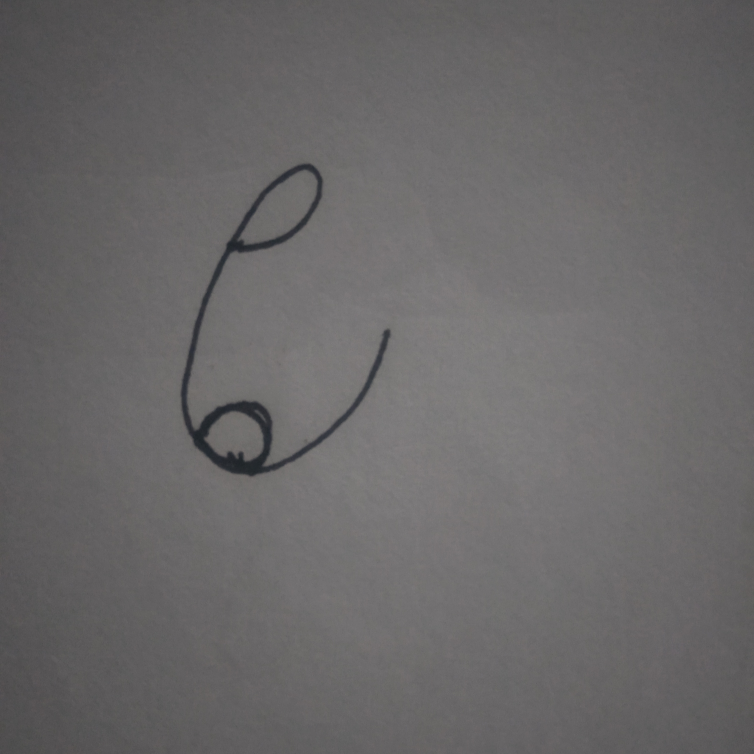
#> input picture test data/IMG_20221222_061733.jpg, 3016 x 3016 px, given as the content of the folder test data/IMG_20221222_061733.jpg/, which was not available (shown at 1/4 size)
$ python TrainAndTest.py
#> lines starting #> are read from the running program, lines starting #| are printed output that depends on the picture; after the words box and inside, x2 and y2 are one past the last pixel; in counts of white or black regions, pixels touching at a corner belong together; pictures that were not available may be replaced by others from this repository, and a replacement may not be noted
#> (reads labels_ref.txt from the repository)
### LoadImagesLabels.py
# main purpose is to preprocess both train and test images
# to be ready to be fed to the knn model
# functions include loading the data from the passed source path
# as well as create txt files for the float training images and labels

import cv2
import imutils
import numpy as np
import os
# from PIL import Image


class ImgPreprocessing:

    flattened_images = []
    labels_ref = []
    labels_id = []
    final_labels = []
    string_labels = []
    new_width = 30
    new_height = 30
    min_contour_area = 700
    label_id = 1
    path = ''
    is_train_data = False
    file_path = None
    file_name = None
    img_size = None
    img_processed = False

    def load_data(self, path, is_train_data):
        self.path = path
        self.is_train_data = is_train_data
        self.flattened_images = np.empty((0, self.new_width * self.new_height))
        folders = os.listdir(self.path)

        # train and test images are inside folders with their respective longhand translation as folder name
        # iterate through folders
        for folder in folders:
            self.process_data(folder)

        # convert flattened images to float32 data type for knn feeding
        self.flattened_images = np.float32(self.flattened_images)

        # saving the images, labels IDs, and label reference as txt files
        if self.is_train_data:
            float_labels = np.array(self.labels_id, np.float32)
            self.final_labels = float_labels.reshape((float_labels.size, 1))
            np.savetxt('flattened_images.txt', self.flattened_images)
            np.savetxt('float_labels.txt', self.final_labels)
            np.savetxt('labels_ref.txt', self.labels_ref, delimiter=",", fmt="%s")
    # end of load_data()

    def get_path(self, folder_name, file_name):
        self.file_path = self.path + folder_name + "/" + file_name
        self.file_name = file_name
    # end of get_path()

    def process_data(self, folder):
#> called with folder = 'IMG_20221222_061733.jpg'
        files = os.listdir(self.path + folder + "/")

        # iterate through all images in the folder
        for file_name in files:
            self.get_path(folder, file_name)
            read_img = cv2.imread(self.file_path)
#> read_img is the input picture: shape (3016, 3016, 3); mean B, G, R 103.6, 103.1, 104.9
            if self.is_train_data:
                print(self.file_path)
            height, width, channels = read_img.shape    # take img shape as reference for border detection
#> height = 3016; width = 3016; channels = 3
            self.img_size = width * height              # area of img calculated for border detection later
#> self.img_size = 9096256
            self.preprocess_images(read_img)
            # [10 lines of commented-out code are left out]
            if self.img_processed:
                self.string_labels.append(folder)

        if self.is_train_data:
            # append label ID and label name to the reference file
            self.labels_ref.append(float(self.label_id))
            self.labels_ref.append(folder)
            self.label_id += 1
    # end of process_train_data()

    def preprocess_images(self, read_img):
        img_gray = cv2.cvtColor(read_img, cv2.COLOR_BGR2GRAY)               # converting it to grayscale
        img_blurred = cv2.GaussianBlur(img_gray, (9, 9), 0)                 # blurring to reduce noise
        kernel = cv2.getStructuringElement(cv2.MORPH_ELLIPSE, (4, 4))       # getting kernel for erosion
        img_thresh = cv2.adaptiveThreshold(img_blurred,                     # input image
                                  255,                                      # make pixels that pass the threshold full white
                                  cv2.ADAPTIVE_THRESH_MEAN_C,               # use gaussian rather than mean, seems to give better results
                                  cv2.THRESH_BINARY_INV,                    # invert so foreground will be white, background will be black
                                  11,                                       # size of a pixel neighborhood used to calculate threshold value
                                  2)
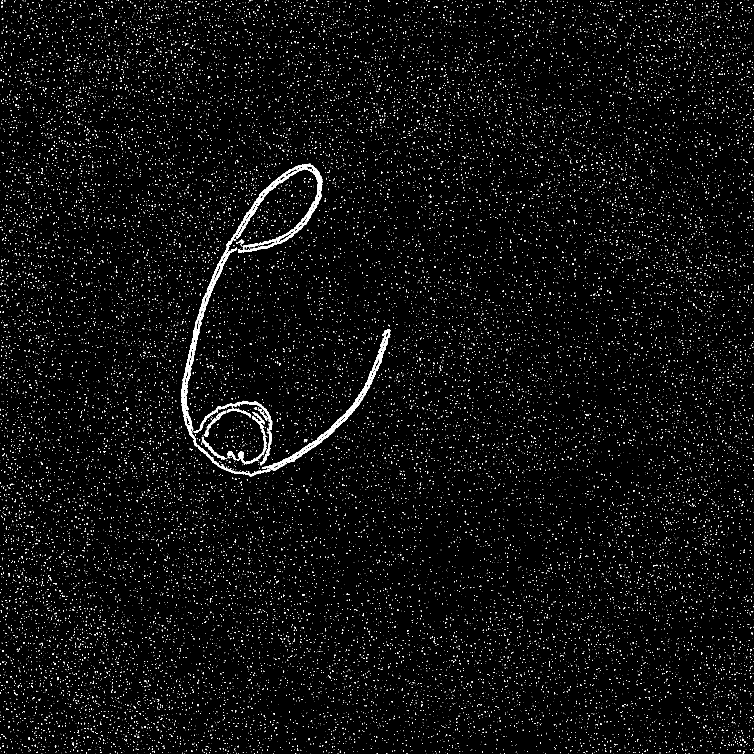
#> img_thresh: shape (3016, 3016) (shown at 1/4 size); 2.1% white; 27192 white regions (26766 under 20 px), largest, box (x1, y1, x2, y2) and area: (724, 655, 1290, 1905) 30702, (1048, 1316, 1562, 1883) 12438, (776, 1603, 1089, 1732) 3483
        erosion = cv2.erode(img_thresh, kernel, iterations=1)               # remove small white pixels / noise
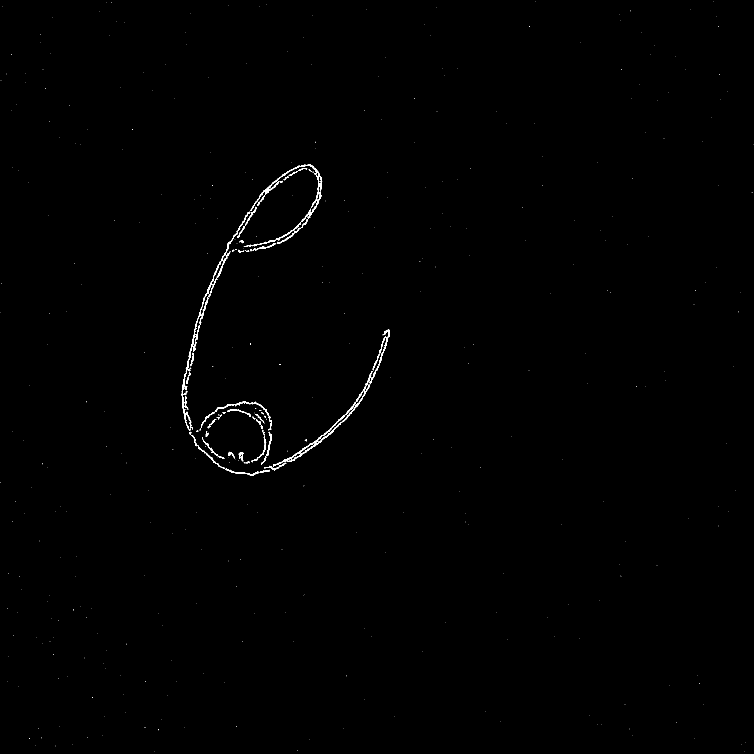
#> erosion: shape (3016, 3016) (shown at 1/4 size); 0.3% white; 455 white regions (385 under 20 px), largest, box (x1, y1, x2, y2) and area: (1093, 1484, 1491, 1866) 4311, (727, 1010, 904, 1723) 4162, (1000, 657, 1289, 888) 3484
        kernel = cv2.getStructuringElement(cv2.MORPH_RECT, (3, 3))          # getting new kernel for dilation
        dilation = cv2.dilate(erosion, kernel, iterations=1)                # edges of strokes might be eroded, thus, dilated again slightly
#> dilation: shape (3016, 3016); 0.54% white; 420 white regions (363 under 20 px), largest, box (x1, y1, x2, y2) and area: (726, 656, 1290, 1724) 16040, (1092, 1388, 1544, 1867) 8309, (803, 1604, 1089, 1722) 2748
        kernel_for_close = cv2.getStructuringElement(cv2.MORPH_RECT, (35, 35))
        closing = cv2.morphologyEx(dilation, cv2.MORPH_CLOSE, kernel_for_close) # some areas w/in the strokes are open, this is to make sure the strokes are solid
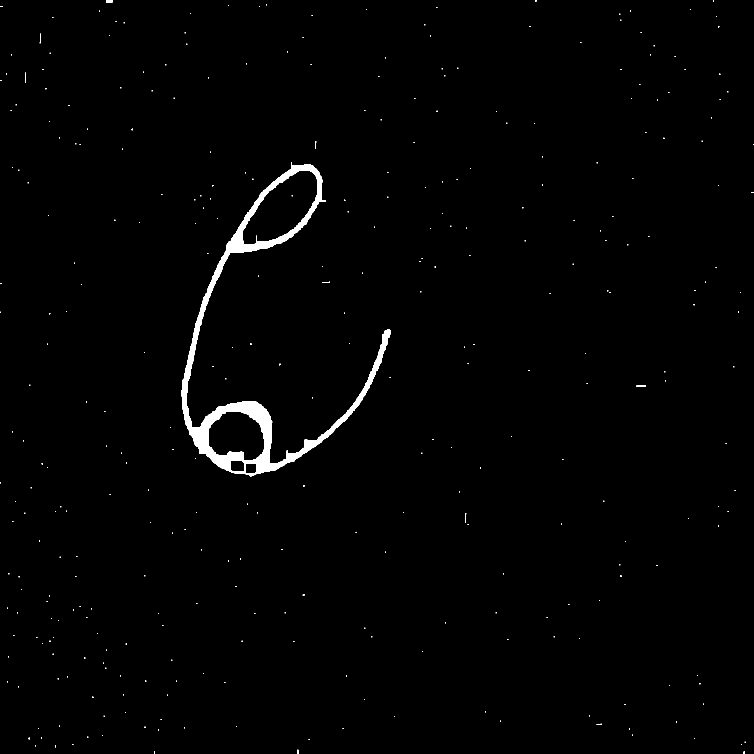
#> closing: shape (3016, 3016) (shown at 1/4 size); 1% white; 343 white regions (319 under 20 px)

        img_thresh = closing.copy()
        # img_thresh_copy = img_thresh
        # # finding contours in the image
        # contours, heirarchy = cv2.findContours(img_thresh_copy, cv2.RETR_LIST, cv2.CHAIN_APPROX_NONE)

        cropped_img = self.crop_img(img_thresh)

        # rects = self.crop_img(contours, img_thresh)

        # separate contours to another function and have its return value as rects
        # for contour in contours:
        #     col = []
        #     # checking if contour area is large enough to be considered a part of the stroke
        #     # or if contour area is as large as perimeter of image, hence the border
        #     if self.min_contour_area < cv2.contourArea(contour) < self.img_size * 0.8:
        #         [x, y, width, height] = cv2.boundingRect(contour)
        #         col.append(x)
        #         col.append(y)
        #         col.append(width)
        #         col.append(height)
        #         rects.append(col)
        #     # else, the contour area is considered as noise and drawn black, same as the background
        #     else:
        #         cv2.drawContours(img_thresh, contour, -1, (0, 0, 0), 3)

        # # finding location, width, and height of the stroke's bounding box for cropping
        # rects_len = range(len(rects))
        # try:
        #     x = min(rects[i][0] for i in rects_len)
        #     y = min(rects[i][1] for i in rects_len)
        #     w = max(rects[i][0] + rects[i][2] for i in rects_len) - x
        #     h = max(rects[i][1] + rects[i][3] for i in rects_len) - y
        # except:
        #     print('image', self.file_name,  'is blurry, cannot be processed...')
        #     self.img_processed = False
        #     return
        #
        # # this is here if ever we want to see which part of the image is the bounding box placed
        # # still need to add cv.imshow('label', src) tho
        # # attach bounding box to character
        # cv2.rectangle(read_img,         # draw rectangle on original training image
        #               (x, y),           # upper left corner
        #               (x + w, y + h),   # lower right corner
        #               (0, 0, 255),      # red
        #               2)
        #
        # cropped_img = img_thresh[y:y+h, x:x+w]

        # rotating img here instead of before calling preprocess images
        if self.is_train_data:
            i = -45
            while i <= 45:
                rotated = imutils.rotate_bound(cropped_img, i)
                cropped_img = self.crop_img(rotated)
                cropped_resized_img = cv2.resize(cropped_img, (self.new_width, self.new_height))  # must resize image to make all images uniform
                flat_img = cropped_resized_img.reshape((1, self.new_width * self.new_height))  # reshape array to 1D
                self.flattened_images = np.append(self.flattened_images, flat_img, 0)  # append image to the list of flattened images
                self.labels_id.append(float(self.label_id))
                i += 1
        else:
            cropped_resized_img = cv2.resize(cropped_img, (self.new_width, self.new_height)) # must resize image to make all images uniform
            flat_img = cropped_resized_img.reshape((1, self.new_width * self.new_height))  # reshape array to 1D
            self.flattened_images = np.append(self.flattened_images, flat_img, 0)  # append image to the list of flattened images

        self.img_processed = True
    # end process_images

    def crop_img(self, img_thresh):
        # finding contours in the image
        img_thresh_copy = img_thresh
        contours, heirarchy = cv2.findContours(img_thresh_copy, cv2.RETR_LIST, cv2.CHAIN_APPROX_NONE)
#> contours = 347 contours, 328 with area under 20; largest, box (x1, y1, x2, y2) and area: (726, 650, 1561, 1905) 175384, (969, 682, 1271, 979) 51148, (832, 1644, 1057, 1843) 33346, (923, 1842, 978, 1888) 2330, (980, 1853, 1027, 1893) 1762
        rects = []
        for contour in contours:
            col = []
            # checking if contour area is large enough to be considered a part of the stroke
            # or if contour area is as large as perimeter of image, hence the border
            if self.min_contour_area < cv2.contourArea(contour) < self.img_size * 0.8:
                [x, y, width, height] = cv2.boundingRect(contour)
                col.append(x)
                col.append(y)
                col.append(width)
                col.append(height)
                rects.append(col)
            # else, the contour area is considered as noise and drawn black, same as the background
            else:
                cv2.drawContours(img_thresh, contour, -1, (0, 0, 0), 3)
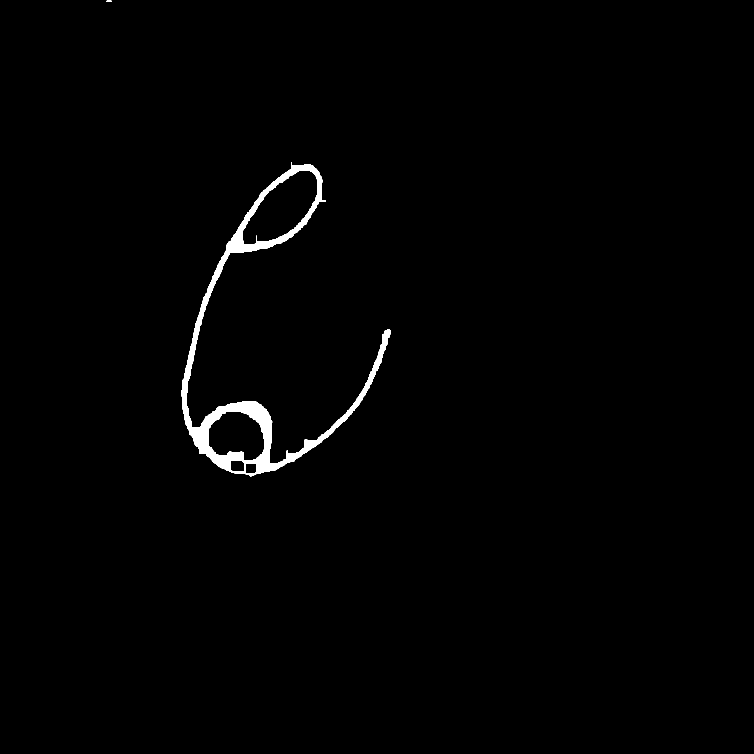
#> img_thresh: shape (3016, 3016) (shown at 1/4 size); 0.99% white; 2 white regions, box (x1, y1, x2, y2) and area: (726, 650, 1561, 1905) 90412, (427, 3, 446, 8) 95
#> after the loop, rects = [[980, 1853, 47, 40], [923, 1842, 55, 46], [832, 1644, 225, 199], [969, 682, 302, 297], [726, 650, 835, 1255]]

        # finding location, width, and height of the stroke's bounding box for cropping
        rects_len = range(len(rects))
        try:
            x = min(rects[i][0] for i in rects_len)
#> x = 726
            y = min(rects[i][1] for i in rects_len)
#> y = 650
            w = max(rects[i][0] + rects[i][2] for i in rects_len) - x
#> w = 835
            h = max(rects[i][1] + rects[i][3] for i in rects_len) - y
#> h = 1255
        except:
            print('image', self.file_name, 'is blurry, cannot be processed...')
            self.img_processed = False
            return

        cropped_img = img_thresh[y:y + h, x:x + w]
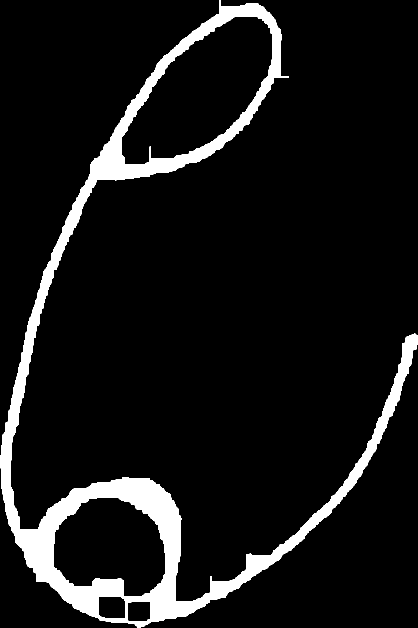
#> cropped_img: shape (1255, 835) (shown at 1/2 size); 8.6% white; 1 white region, box (x1, y1, x2, y2) and area: (0, 0, 835, 1255) 90412
        return cropped_img

# end ImgPreprocessing

### TrainAndTest.py
# main purpose is to train and test the data

import numpy as np
from LoadImagesLabels import *
import os
import cv2
from PIL import Image

TRAIN_IMGS = 'flattened_images.txt'
TRAIN_LABELS = 'float_labels.txt'
LABEL_REF = 'labels_ref.txt'
TEST_DIR = 'test data/'
is_train_data = False


class TrainAndTest:
    train_flat_shape = (1, 900)
    train_images = None
    train_labels = []
    label_ref = []
    test_images = ImgPreprocessing()
    knn = cv2.ml.KNearest_create()
    pred_label = None
    predicted_labels = []
    correct = 0
    wrong = 0

    def load_train_data(self):
        # loading images and labels from the txt files
        self.train_images = np.loadtxt(TRAIN_IMGS, np.float32)
        self.train_labels = np.loadtxt(TRAIN_LABELS, np.float32)
        data_ref = open(LABEL_REF, "r").read()
        self.label_ref = data_ref.split("\n")

    def process_test_images(self, path):
        # loads data using the member function of the ImgPreprocessing class
        self.test_images.load_data(path, is_train_data)
#> in preprocess_images, `cropped_resized_img = cv2.resize(cropped_img, (self.new_width, self.ne..`:
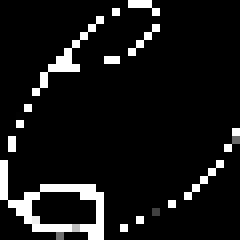
#> cropped_resized_img: shape (30, 30) (shown 8 times larger); min 0, max 255, mean 22

    def train_model(self):
        self.knn.train(self.train_images, cv2.ml.ROW_SAMPLE, self.train_labels)
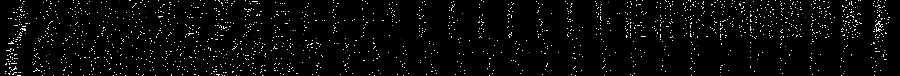
#> self.train_images: shape (76, 900) float32; min 0, max 255, mean 8.4

    def find_nearest_neighbor(self):
        float_test_images = self.test_images.flattened_images

        for test_img in float_test_images:
            test_img = test_img.reshape(self.train_flat_shape)
            retval, results, neigh_resp, dists = self.knn.findNearest(test_img, k=11)
            self.find_pred_label(results[0][0])
            # [5 lines of commented-out code are left out]

    def find_pred_label(self, float_label):
        # iterates through the labels reference file, stops when the label IDs match
        for i in range(len(self.label_ref)):
            if str(self.label_ref[i]) == str(float_label):
                self.pred_label = self.label_ref[i+1]
                self.predicted_labels.append(self.pred_label)
                break

    def print_results(self):
        total_data = 0
        for i in range(len(self.test_images.string_labels)):
            # print(self.test_images.string_labels[i])
            # print(self.predicted_labels[i])
            # print('\n')
            if self.test_images.string_labels[i] == self.predicted_labels[i]:
                self.correct += 1
            else:
                self.wrong += 1
            total_data += 1
        print('number of test data: ', total_data)
        print('correctly predicted labels: ', self.correct)
        print('incorrectly predicted labels: ', self.wrong)
        print('accuracy: ', self.correct/total_data)

# =============================================================================

def main():
    knn_data = TrainAndTest()
    knn_data.load_train_data()
    print('done loading train data...')
    knn_data.process_test_images(TEST_DIR)
    print('done processing test images...')
    knn_data.train_model()
    print('done training model...')
    knn_data.find_nearest_neighbor()
    print('printing results...')
    knn_data.print_results()


if __name__ == '__main__':
    main()
